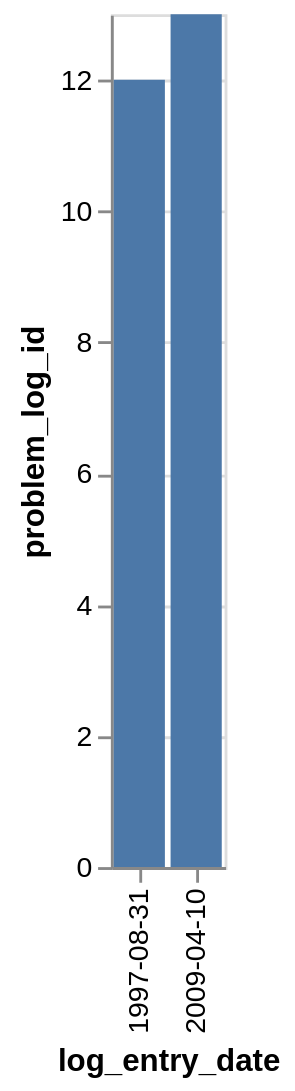

The specification (Vega-Lite) saved for this image:
### Vega-Lite specification from a JSON file in a GitHub repository (floating-point values rounded to 4 significant figures)
{"data": {"values": [{"x_data": "1997-08-31", "y_data": 12}, {"x_data": "2009-04-10", "y_data": 13}]}, "mark": "bar", "encoding": {"x": {"field": "x_data", "type": "nominal", "title": "log_entry_date", "sort": {"op": "sum", "field": "y_data", "order": "ascending"}}, "y": {"field": "y_data", "type": "quantitative", "title": "problem_log_id"}}}
